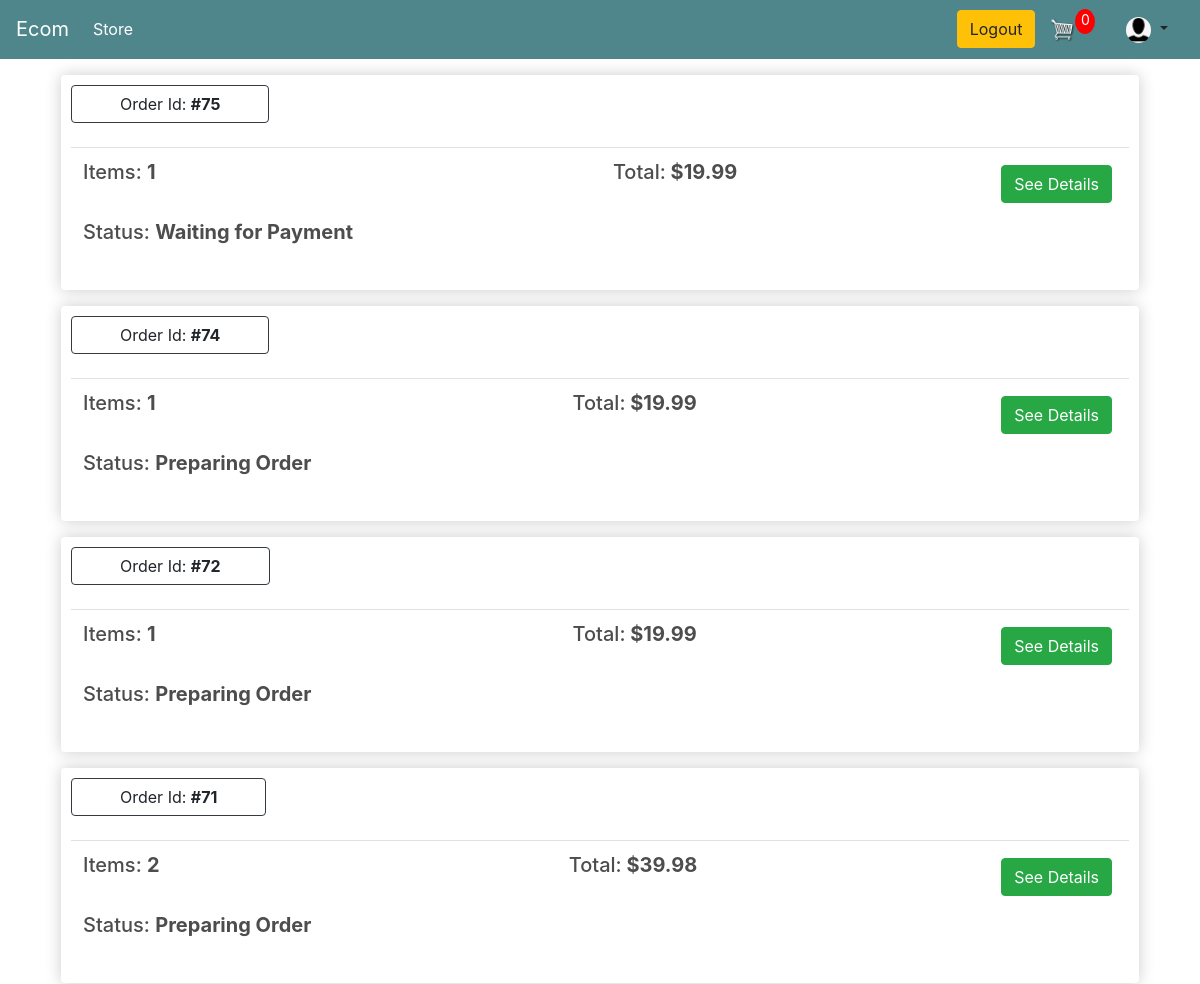
The app's page /order-list/ (signed in, upper part), older data.
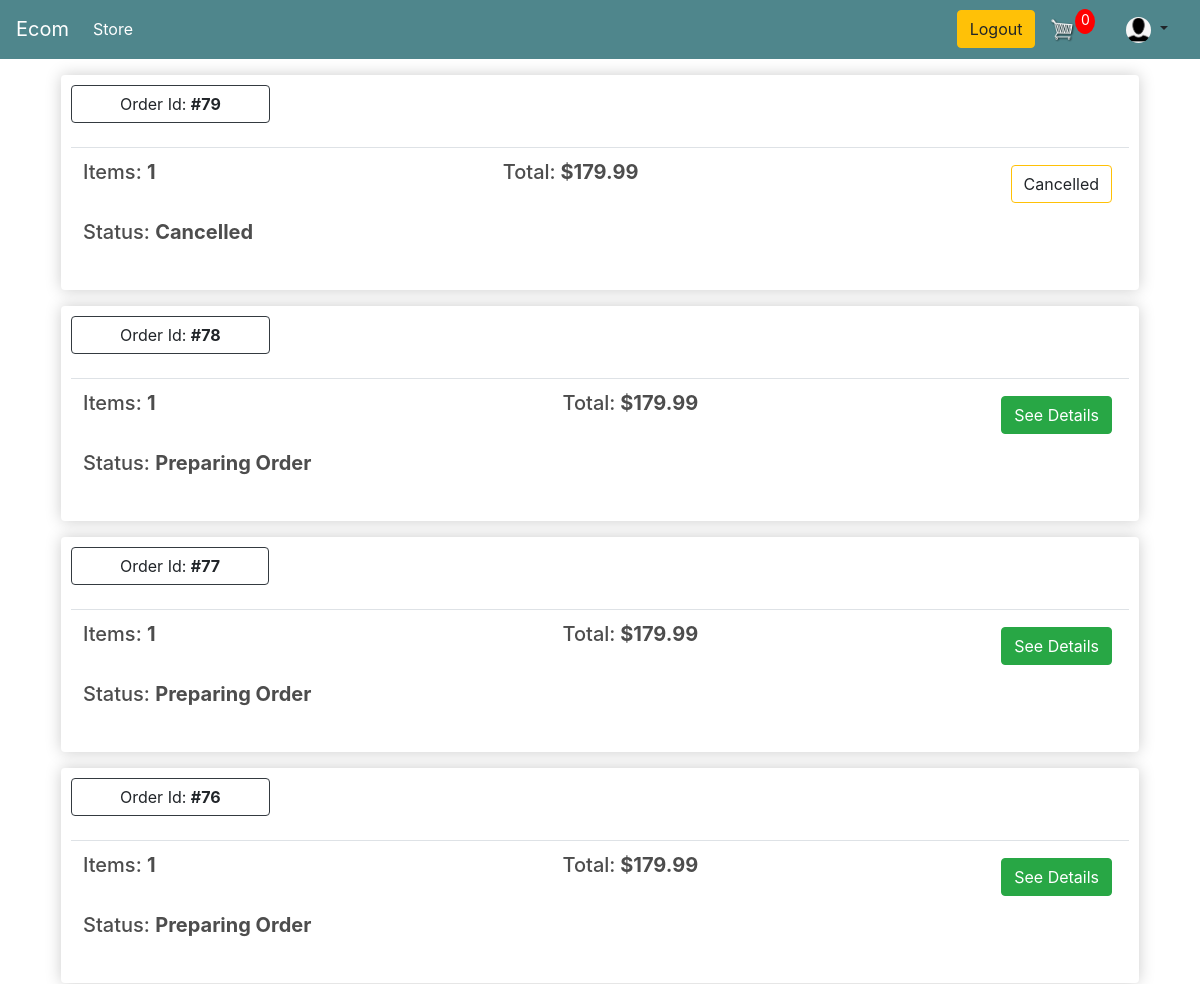
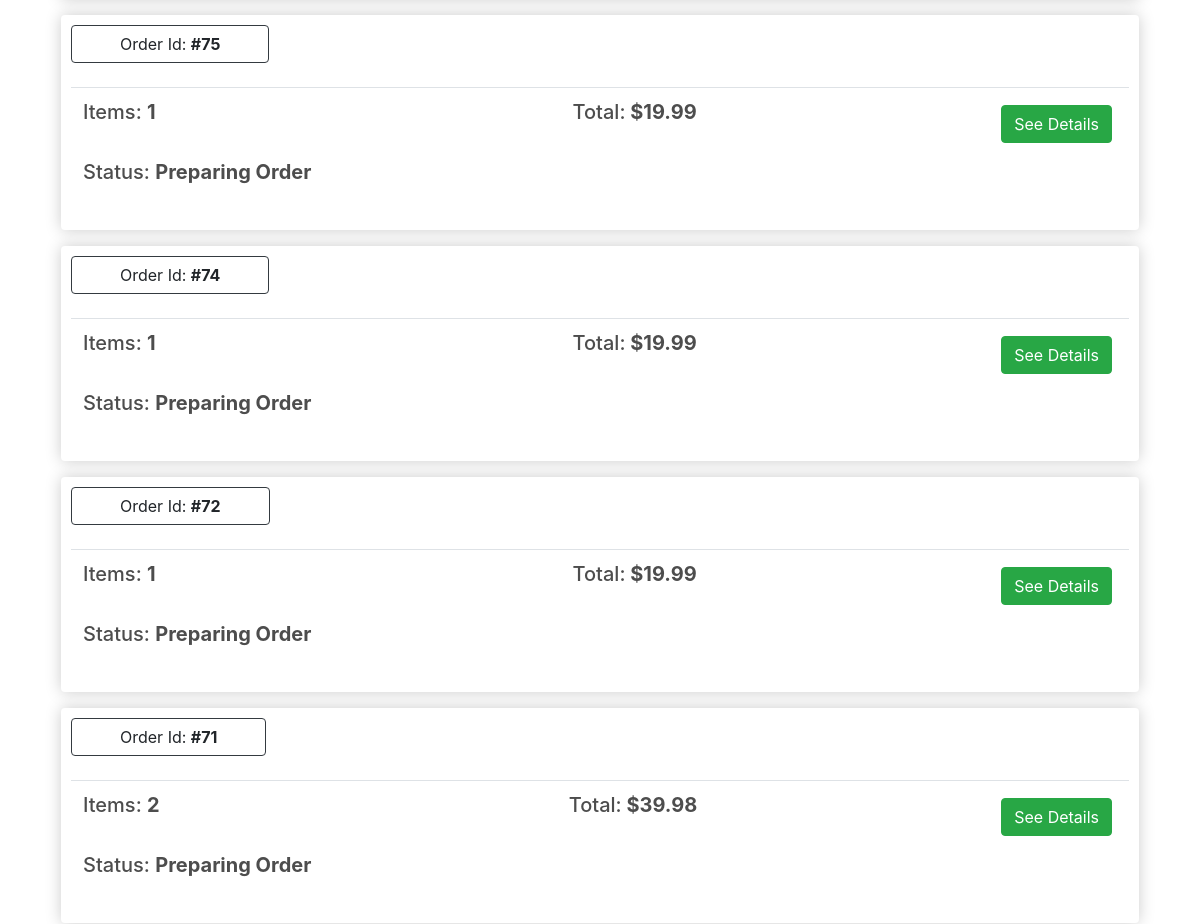
The same page, newer data (2 pictures, top to bottom).
### store/models.py (models this page shows, shortened)
class Order(models.Model):
    STATUS_CHOICES = (
        (0, 'Waiting for Payment'),
        (1, 'Preparing Order'),
        (2, 'Order is Prepared'),
        (3, 'Order in Shipping'),
        (4, 'Order is Delivered'),
        (5, 'Cancelled')
    )
    PAYMENT_OPTION_CHOICES = (
        ('Cash On Delivery', 'Cash On Delivery'),
        ('Bkash', 'Bkash'),
    )
    customer = models.ForeignKey(Customer, on_delete=models.SET_NULL, null=True, blank=True)
    order_status = models.IntegerField('Order Status', choices=STATUS_CHOICES, default=0)
    payment_option = models.CharField('Payment Options', choices=PAYMENT_OPTION_CHOICES, max_length=20, default='Cash On Delivery')
    created = models.DateTimeField('Created in', auto_now_add=True)
    modified = models.DateTimeField('Modified in', auto_now=True)
    transaction_id = models.CharField(max_length=100, null=True)
    class Meta:
        verbose_name = 'Order'
        ordering = ('-created',)
    def __str__(self) -> str:
        return f'Order #{self.pk} - Customer: {self.customer.user} - Status: {self.order_status}'
    @property
    def get_order_total(self):
        order_items = self.orderitem_set.all()
        total = sum([item.get_total for item in order_items])
        return total
    @property
    def get_number_of_items(self):
        order_items = self.orderitem_set.all()
        total = sum([item.quantity for item in order_items])
        return total

class OrderItem(models.Model):
    product = models.ForeignKey(Product, on_delete=models.SET_NULL, null=True, blank=True)
    order = models.ForeignKey(Order, on_delete=models.SET_NULL, null=True, blank=True)
    quantity = models.IntegerField(default=0, null=True, blank=True)
    date_added = models.DateTimeField(auto_now_add=True)
    @property
    def get_total(self):
        return self.quantity * self.product.price

class Product(models.Model):
    name = models.CharField(max_length=200, null=True)
    price = models.FloatField()
    discount_price = models.FloatField(default=0.0)
    digital = models.BooleanField(default=False, null=True, blank=True)
    image = models.ImageField(null=True, blank=True)

### customers/views.py (the view)
# urls.py: path('order-list/', customer_views.orderList, name = 'order-list'),
@login_required
def orderList(request):
    cookieData = cartData(request=request)
    orders = Order.objects.order_by('-id').filter(customer = request.user.customer)
    print('in orderList()------> ORDERS: ', orders)
    context={ 'orders' : orders, 'noOfCartItems':  cookieData['noOfCartItems']}
    return render(request, 'customers/order-list.html', context)

### store/models.py (called while the page is built)
    @property
    def get_all_cart_item_count(self):
        cart_items = self.cartitem_set.all()
        return sum([item.quantity for item in cart_items])

### store/utils.py (called while the page is built)
def cartData(request):
    if request.user.is_authenticated:
        customer = request.user.customer
        cart, created = Cart.objects.get_or_create(customer=customer)
        items = cart.cartitem_set.all()
        noOfCartItems = cart.get_all_cart_item_count
    else:
        cookieData = cookieCart(request=request)
        noOfCartItems = cookieData['noOfCartItems']
        cart = cookieData['cart']
        items = cookieData['items']
    return {
        'noOfCartItems': noOfCartItems,
        'cart': cart,
        'items': items
    }

### templates/customers/order-list.html (shortened to what this page needs)
{% extends 'store/main.html' %}
{% load static %}
{% block content %}
    {% if orders|length == 0 %}
        <h1 style="float:center;">No order history found!</h1>
    {% else %}
        {% for order in orders %}
            {% if order.get_number_of_items > 0 %}
                <div class="box-element m-3">
                    <a  class="btn btn-outline-dark pl-5 pr-5">Order Id: <strong>#{{order.id}}</strong></a>
                    <br>
                    <br>
                    <table class="table">
                        <tr>
                            <th><h5>Items: <strong>{{ order.get_number_of_items }} </strong></h5></th>
                            <th><h5>Total:<strong> ${{order.get_order_total|floatformat:2}} </strong></h5></th>
                            <th>
                                {% if order.order_status != 5 %}
                                    <a  style="float:right; margin:5px;" class="btn btn-success" href="{% url 'order-details' order.id %}">See Details</a>
                                {% else %}
                                    <a  style="float:right; margin:5px;" class="btn btn-outline-warning">Cancelled</a>
                                {% endif %}
                            </th>
                        </tr>
                        <td style="border:0; padding-top:0;">
                            <h5>Status: <strong> {{ order.get_order_status_display }} </strong></h5>
                        </td>
                    </table>
                </div>
            {% endif %}
        {% endfor %}
    {% endif %}
    <link rel="stylesheet" href="https://cdn.jsdelivr.net/npm/pixeden-stroke-7-icon@1.2.3/pe-icon-7-stroke/dist/pe-icon-7-stroke.min.css">
    <link href="https://cdn.jsdelivr.net/npm/bootstrap@4.4.1/dist/css/bootstrap.min.css" rel="stylesheet">
{% endblock content %}

Row changes from the older to the newer data that the page shows:
added Order: id "79", get_number_of_items "1", get_order_total "179.99", shows "Cancelled", order_status "Cancelled"
added Order: id "78", get_number_of_items "1", get_order_total "179.99", shows "See Details", order_status "Preparing Order"
added Order: id "77", get_number_of_items "1", get_order_total "179.99", shows "See Details", order_status "Preparing Order"
added Order: id "76", get_number_of_items "1", get_order_total "179.99", shows "See Details", order_status "Preparing Order"
changed Order id 75: order_status "Waiting for Payment" → "Preparing Order"
